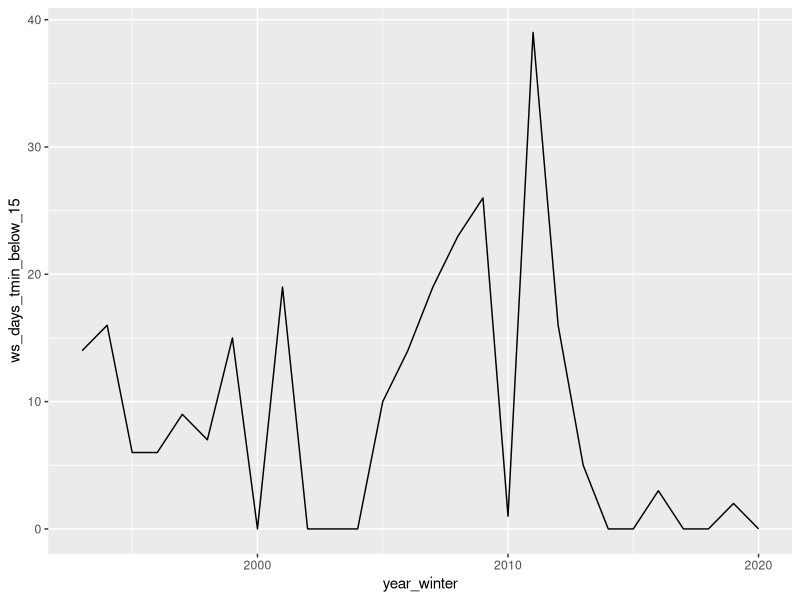
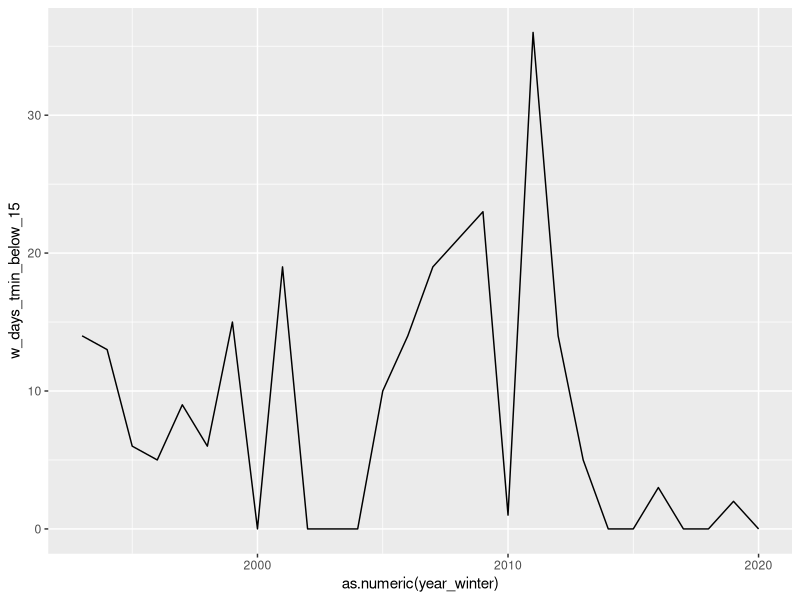
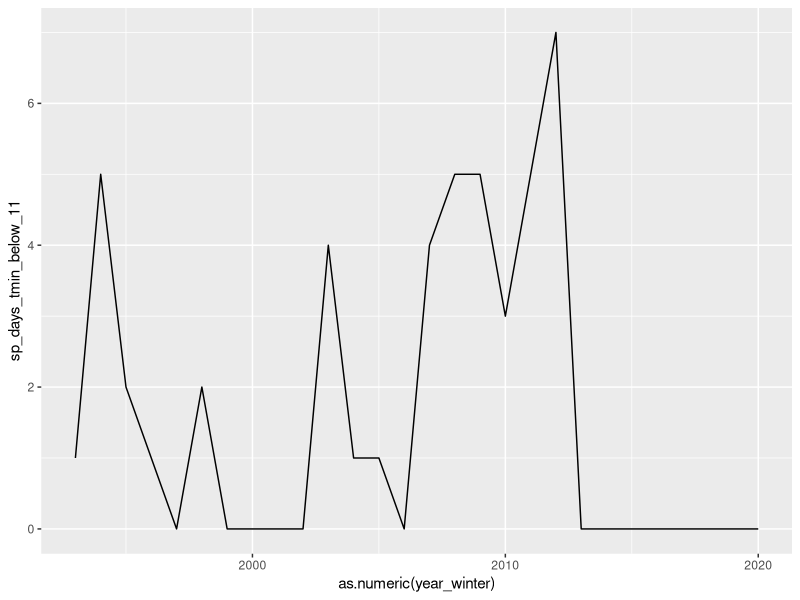
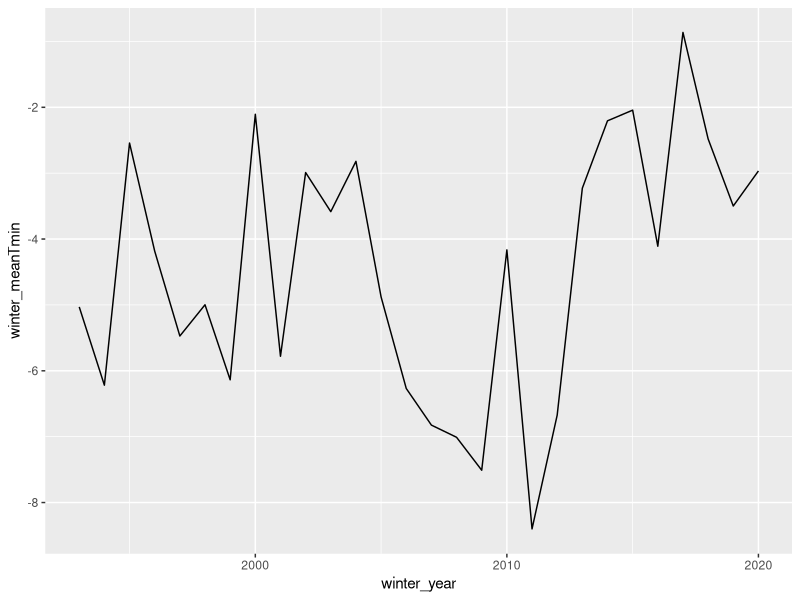
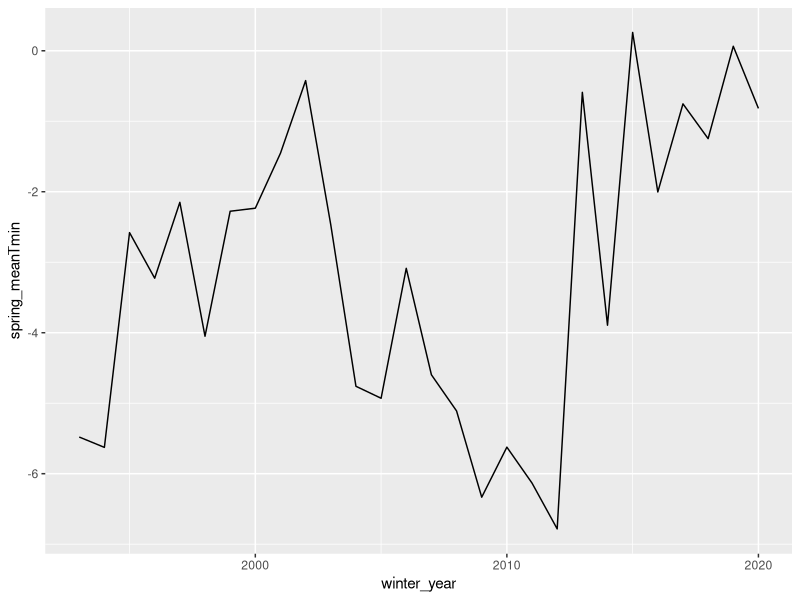
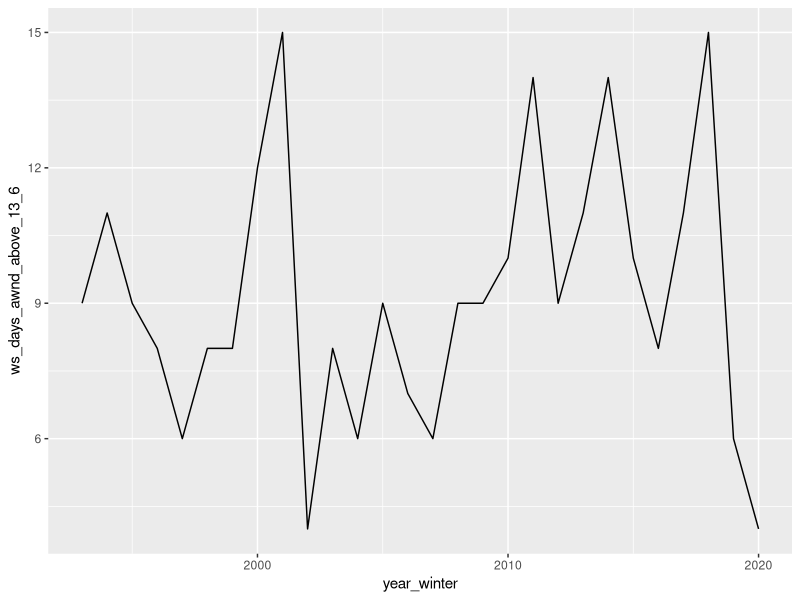
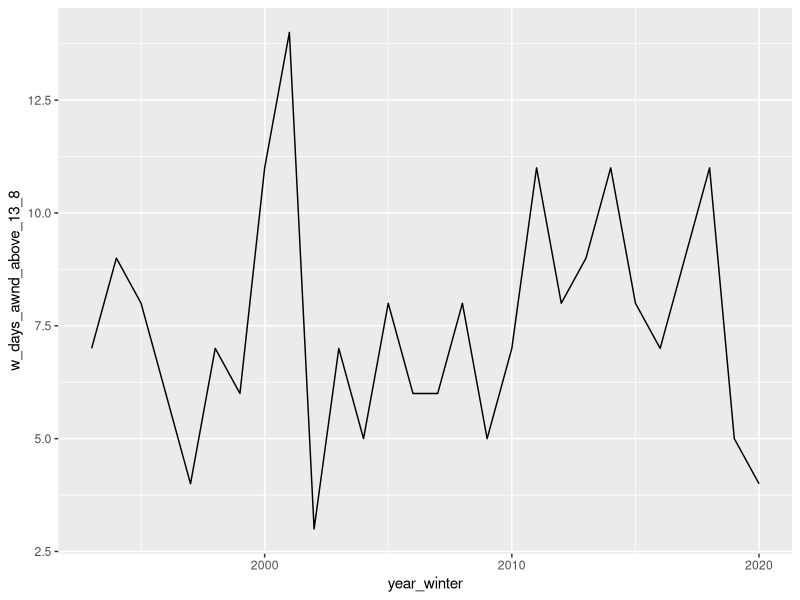
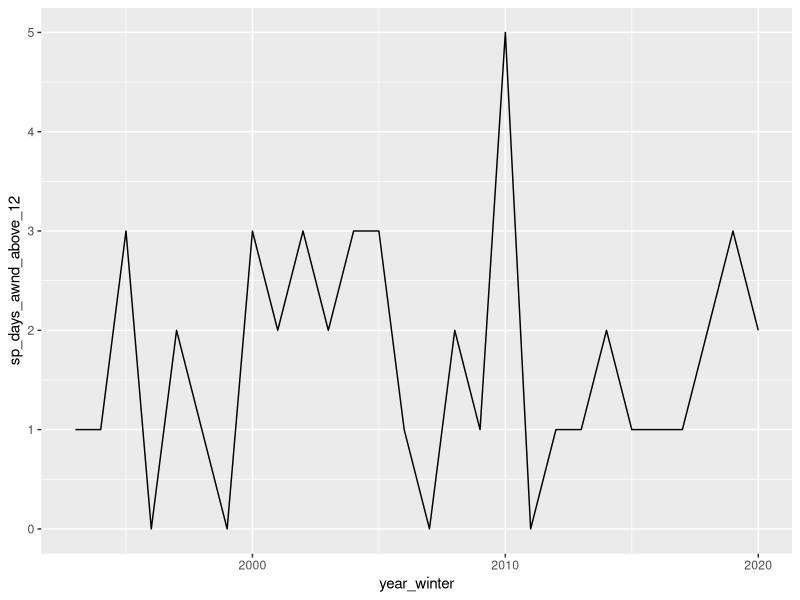

Write the R code that produced these figures, in order. (Note: this script raises an error after producing the figures.)
# /code/02_preprocess_data/wx_st_paul/summarize_daily_st_paul_wx_[version date].R

# data source for St. Paul airport daily weather:
# https://www.ncdc.noaa.gov/cdo-web/search?datasetid=GHCND

# RStudio base dir "spei_abund_cross-seasonal"

# This code summarizes daily weather variables from the St. Paul Island, AK airport as per Petersen & Douglas (2004)
# 1. Data wrangling
# 2. Count number of "Extreme temp" days in Winter-spring: Nov-Apr
# 3. Count number of extreme temp days in winter: Nov-Mar
# 4. Count number of extreme temp days in spring: Apr
# 5. Calculate "Winter temp": mean daily min temp Nov to Mar
# 6. Calculate "Spring temp": mean min daily temp in April
# 7. Count number of "Extreme wind" days
# 8. Calculate "Winter winds": mean average daily wind speed Dec to Mar
# 9. Calculate "Spring winds": mean average wind speed in Apr
# 10. Compile St. Paul weather variables
# 11. Save data frame as csv "wx_st_paul_1993_2019.csv"

# got packages
library(tidyverse)

# load data
wx<-read.csv("weather_st_paul/data/wx_stpaul_19871101_20210430.csv", header=TRUE)
summary(wx)

# 1. Data wrangling ####
# format date
wx$DATE<-as.POSIXct(wx$DATE, format="%Y-%m-%d")
# numeric calendar year
wx$calYR<-as.numeric(format(as.Date(wx$DATE, format="%Y-%m-%d"), "%Y"))
# numeric month
wx$month<-as.numeric(format(as.Date(wx$DATE, format="%Y-%m-%d"), "%m")) 
# create winter_year variable: year of Nov in period Nov-Apr
wx$winter_year<-ifelse(wx$month>10, wx$calYR, wx$calYR-1) 
# reduce data set to only winter-spring months (Nov through April)
ws_wx<-wx %>% filter(!month %in% (5:10))
table (ws_wx$month)
# Subset years relevant to SPEI data: first breeding year is 1994, therefore first winter_year is 1993
ws_wx<-subset(ws_wx, winter_year>1992)
table(ws_wx$winter_year)

# 2. Count number of "Extreme temp" days winter-spring ####
# "Extreme temp" days = days colder than 5th percentile of min daily temp for the time series winter_year 1993-2019 for each winter (Nov-April)
# NB Petersen and Douglas (2004) used the period Dec-April, here I use Nov-April to stay consistent with sea ice variables

# Determine the 5th percentile value for daily min temperature
# Petersen and Douglas state the 5th percentile of data for the period 1950-2002 was -13C, update that percentile value with the longer time series of data
ws_pct5th_tmin<-quantile(ws_wx$TMIN, 0.05, na.rm=T) # outputs 5th percentile TMIN of all winter months 1993-2020: -14.9 deg C

# Create indicator for days with TMIN below 5th percentile 
ws_wx$extreme_temp<-ifelse(ws_wx$TMIN <= ws_pct5th_tmin & !is.na(ws_wx$TMIN),1,0) # NOTE NA days are removed here

# Count number of extreme low temp days Nov-Apr per winter_year
ws_extreme_temp<-aggregate(ws_wx$extreme_temp, by=list(as.character(ws_wx$winter_year)), 
                        FUN=sum)
# Rename columns
colnames(ws_extreme_temp)<-c("year_winter","ws_days_tmin_below_15")
# Make year_winter numeric
ws_extreme_temp$year_winter<-as.numeric(ws_extreme_temp$year_winter)
# Plot
p.ws_xtemp<-ggplot(ws_extreme_temp)+
  geom_line(aes(year_winter, ws_days_tmin_below_15)) 
p.ws_xtemp

# 3. Count number of extreme low temp days during winter, Nov-March
# Limit months to Nov-March
w_wx<-subset(ws_wx, month!=4)
table(w_wx$month)
# Calc 5th percentile TMIN for winter  months (Nov-Mar)
w_pct5th_tmin<-quantile(w_wx$TMIN, 0.05, na.rm=T) # outputs 5th percentile TMIN of all winter months 1993-2019 
# Create indicator variable for winter extreme low temp days
w_wx$extreme_temp<-ifelse(w_wx$TMIN <= w_pct5th_tmin & !is.na(w_wx$TMIN),1,0) # NOTE NA days are removed here
# Count extreme temp days by year
w_extreme_temp<-aggregate(w_wx$extreme_temp, by=list(as.character(w_wx$winter_year)), 
                        FUN=sum)
# Rename columns
colnames(w_extreme_temp)<-c("year_winter","w_days_tmin_below_15")
# Plot
p.w_xtemp<-ggplot(w_extreme_temp, aes(x=as.numeric(year_winter), y=w_days_tmin_below_15))+
  geom_line() 
p.w_xtemp

# 4. Count number of extreme low temp days April ####
sp_wx<-subset(ws_wx, month==4)
# Calc 5th percentile TMIN for winter  months (Apr)
sp_pct5th_tmin<-quantile(sp_wx$TMIN, 0.05, na.rm=T) # outputs 5th percentile TMIN of all winter months 1993-2021: -11.1 
# Create indicator variable for winter extreme low temp days
sp_wx$extreme_temp<-ifelse(sp_wx$TMIN <= sp_pct5th_tmin & !is.na(sp_wx$TMIN),1,0) # NOTE NA days are removed here
# Count extreme temp days by year
sp_extreme_temp<-aggregate(sp_wx$extreme_temp, by=list(as.character(sp_wx$winter_year)), 
                          FUN=sum)
# Rename columns
colnames(sp_extreme_temp)<-c("year_winter","sp_days_tmin_below_11")
# Plot
sp.ws_xtemp<-ggplot(sp_extreme_temp)+
  geom_line(aes(as.numeric(year_winter), sp_days_tmin_below_11)) 
sp.ws_xtemp

# 5. Calculate "Winter temp": mean daily min temp Nov to Mar ####
# Note Petersen & Douglas (2004) use the period Dec-Mar, here I use Nov-Mar to stay consistent with sea ice data
# Remove April data
winterT<-subset(ws_wx, month != 4) 
table (winterT$month)

# Calculate mean TMIN for Nov-Mar in each year_winter
winter_temp<-aggregate(winterT$TMIN, by=list(as.character(winterT$winter_year)), FUN=mean, na.rm=TRUE)
colnames(winter_temp)<-c("winter_year", "winter_meanTmin")
winter_temp$winter_year<-as.numeric(winter_temp$winter_year)

# Plot it
p.winterT<-ggplot(winter_temp, aes(winter_year, winter_meanTmin))+
  geom_line()
p.winterT

# 6. Calculate "Spring temp": mean min daily temp in April ####
# Subset April data
springT<-subset(ws_wx, month==4)
table(springT$month)
# Calculate mean daily min temp in April for each winter_year
spring_temp<-aggregate(springT$TMIN, by=list(as.character(springT$winter_year)), FUN=mean, na.rm=TRUE)
colnames(spring_temp)<-c("winter_year", "spring_meanTmin")
spring_temp$winter_year<-as.numeric(spring_temp$winter_year)
# Plot it
p.springT<-ggplot(spring_temp, aes(winter_year, spring_meanTmin))+
  geom_line()
p.springT

# 7. Count number of "Extreme wind" days ####
# Determine the 95th percentile value for daily max wind speed
# Petersen and Douglas (2004) specify the 95% pctl AWND for period 1950-2002 as >= 15.0 m/sec
# Update that value to the period relevant to spec eider nest data: winter years 1993 to present
ws_pct95th_wind<-quantile(ws_wx$AWND, 0.95, na.rm=T) # outputs 95th percentile average daily wind speed for winter-spring 1993-2021: 13.6 km/h   

# Create indicator for days with AWND above 95th percentile 
ws_wx$extreme_wind<-ifelse(ws_wx$AWND >= ws_pct95th_wind & !is.na(ws_wx$AWND),1,0) # NOTE NA days are removed here

# Count number of extreme high wind days per winter_year
ws_extreme_wind<-aggregate(ws_wx$extreme_wind, by=list(as.character(ws_wx$winter_year)), 
                        FUN=sum)
# Rename columns
colnames(ws_extreme_wind)<-c("year_winter","ws_days_awnd_above_13_6")
# Make year_winter numeric
ws_extreme_wind$year_winter<-as.numeric(ws_extreme_temp$year_winter)
# Plot it
p.ws_xwind<-ggplot(ws_extreme_wind)+
  geom_line(aes(year_winter, ws_days_awnd_above_13_6)) 
p.ws_xwind


# 8. Count number of "Extreme wind" days winter, Nov-Mar ####
w_pct95th_wind<-quantile(w_wx$AWND, 0.95, na.rm=T) # outputs 95th percentile average daily wind speed for winter 1993-2021: 13.8 km/h    

# Create indicator for days with AWND above 95th percentile 
w_wx$extreme_wind<-ifelse(w_wx$AWND >= w_pct95th_wind & !is.na(w_wx$AWND),1,0) # NOTE NA days are removed here

# Count number of extreme high wind days per winter_year
w_extreme_wind<-aggregate(w_wx$extreme_wind, by=list(as.character(w_wx$winter_year)), 
                           FUN=sum)
# Rename columns
colnames(w_extreme_wind)<-c("year_winter","w_days_awnd_above_13_8")
# Make year_winter numeric
w_extreme_wind$year_winter<-as.numeric(w_extreme_wind$year_winter)
# Plot it
p.w_xwind<-ggplot(w_extreme_wind)+
  geom_line(aes(year_winter, w_days_awnd_above_13_8)) 
p.w_xwind

# 9. Count number of "Extreme wind" days spring, April ####
sp_pct95th_wind<-quantile(sp_wx$AWND, 0.95, na.rm=T) # 95th percentile average daily wind speed for spring 1993-2021: 12 km/h   

# Create indicator for days with AWND above 95th percentile 
sp_wx$extreme_wind<-ifelse(sp_wx$AWND >= sp_pct95th_wind & !is.na(sp_wx$AWND),1,0) # NOTE NA days are removed here

# Count number of extreme high wind days per winter_year
sp_extreme_wind<-aggregate(sp_wx$extreme_wind, by=list(as.character(sp_wx$winter_year)), 
                          FUN=sum)
# Rename columns
colnames(sp_extreme_wind)<-c("year_winter","sp_days_awnd_above_12")
# Make year_winter numeric
sp_extreme_wind$year_winter<-as.numeric(sp_extreme_wind$year_winter)
# Plot it
p.sp_xwind<-ggplot(sp_extreme_wind)+
  geom_line(aes(year_winter, sp_days_awnd_above_12)) 
p.sp_xwind

# 10. Calculate "Winter winds": mean average daily wind speed Dec to Mar ####
winter_wind<-aggregate(winterT$AWND, by=list(as.character(winterT$winter_year)), 
                       FUN=mean, na.rm=TRUE)
colnames(winter_wind)<-c("winter_year", "winter_meanWind")
winter_wind$winter_year<-as.numeric(winter_wind$winter_year)
p.winterwind<-ggplot(winter_wind, aes(winter_year, winter_meanWind))+
  geom_line()
p.winterwind

# 11. Calculate "Spring winds": mean average wind speed in Apr ####
spring_wind<-aggregate(springT$AWND, by=list(as.character(springT$winter_year)), FUN=mean, na.rm=TRUE)
colnames(spring_wind)<-c("winter_year", "spring_meanWind")
spring_wind$winter_year<-as.numeric(spring_wind$winter_year)

# Plot it
p.springwind<-ggplot(spring_wind, aes(winter_year, spring_meanWind))+
  geom_line()
p.springwind

# 12. Compile St. Paul weather variables
wx_st_paul_1993_2019<-cbind(ws_extreme_temp,
                            w_extreme_temp[2],
                            sp_extreme_temp[2],
                            winter_temp[2],
                            spring_temp[2],
                            ws_extreme_wind[2],
                            w_extreme_wind[2],
                            sp_extreme_wind[2],
                            winter_wind[2],
                            spring_wind[2])


# 13. Save data frame as csv
write.csv(wx_st_paul_1993_2019, "weather_st_paul/output/wx_st_paul_1993_2020.csv")
